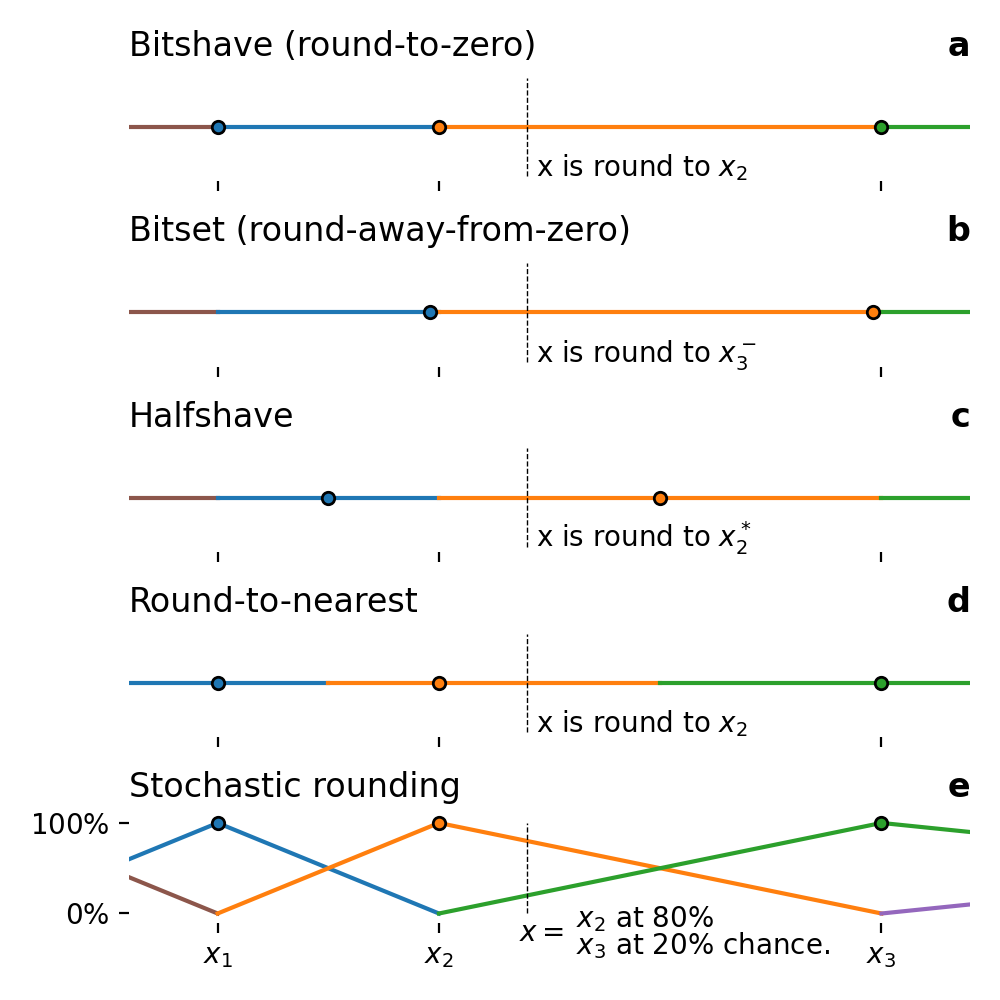

Write Julia code to recreate this figure.
using PyPlot
using Statistics

Statistics.mean(x::Real,y::Real) = (x+y)/2

x = [0.5,1.0,2.0]
xint = [mean(x[i],x[i+1]) for i in 1:length(x)-1]

fig,(ax1,ax2,ax3,ax4,ax5) = subplots(5,1,figsize=(5,5),sharex=true)
axs = [ax1,ax2,ax3,ax4,ax5]

# BITSHAVE
for i in 1:length(x)
    ax1.scatter(x[i],0,20,color="C$(i-1)",edgecolor="k",zorder=10)
end

ax1.plot([0,x[1]],[0,0],"C5")
ax1.plot([x[1],x[2]],[0,0],"C0")
ax1.plot([x[2],x[3]],[0,0],"C1")
ax1.plot([x[3],3],[0,0],"C2")
ax1.set_yticks([])
ax1.set_title("Bitshave (round-to-zero)",loc="left")

ax1.plot([1.2,1.2],[-0.2,0.2],"k--",lw=0.5)
ax1.text(1.22,-0.2,L"x is round to $x_2$")

# BITSET
for i in 1:length(x)-1
    ax2.scatter(x[i+1]-0.02,0,20,color="C$(i-1)",edgecolor="k",zorder=10)
end

ax2.plot([0,x[1]],[0,0],"C5")
ax2.plot([x[1],x[2]],[0,0],"C0")
ax2.plot([x[2],x[3]],[0,0],"C1")
ax2.plot([x[3],3],[0,0],"C2")
ax2.set_yticks([])
ax2.set_title("Bitset (round-away-from-zero)",loc="left")

ax2.plot([1.2,1.2],[-0.2,0.2],"k--",lw=0.5)
ax2.text(1.22,-0.2,L"x is round to $x_3^-$")

# HALFSHAVE
for i in 1:length(xint)
    ax3.scatter(xint[i],0,20,color="C$(i-1)",edgecolor="k",zorder=10)
end

ax3.plot([0,x[1]],[0,0],"C5")
ax3.plot([x[1],x[2]],[0,0],"C0")
ax3.plot([x[2],x[3]],[0,0],"C1")
ax3.plot([x[3],3],[0,0],"C2")
ax3.set_yticks([])
ax3.set_title("Halfshave",loc="left")

ax3.plot([1.2,1.2],[-0.2,0.2],"k--",lw=0.5)
ax3.text(1.22,-0.2,L"x is round to $x_2^*$")

# ROUND NEAREST
for i in 1:length(x)
    ax4.scatter(x[i],0,20,color="C$(i-1)",edgecolor="k",zorder=10)
end

ax4.plot([0,xint[1]],[0,0],"C0")
ax4.plot([xint[1],xint[2]],[0,0],"C1")
ax4.plot([xint[2],3],[0,0],"C2")
ax4.set_yticks([])
ax4.set_title("Round-to-nearest",loc="left")

ax4.plot([1.2,1.2],[-0.2,0.2],"k--",lw=0.5)
ax4.text(1.22,-0.2,L"x is round to $x_2$")

# STOCHASTIC ROUNDING
ax5.plot([-0.5,0,x[1]],[0,1,0],"C5")
ax5.plot([0,x[1],x[2]],[0,1,0],"C0")
ax5.plot([x[1],x[2],x[3]],[0,1,0],"C1")
ax5.plot([x[2],x[3],4],[0,1,0],"C2")
ax5.plot([x[3],4,5],[0,1,0],"C4")

for i in 1:length(x)
    ax5.scatter(x[i],1,20,color="C$(i-1)",edgecolor="k",zorder=10)
end

ax5.plot([1.2,1.2],[0,1],"k--",lw=0.5)
ax5.text(1.18,-0.3,L"x = ")
ax5.text(1.31,-0.15,L"$x_2$ at 80%")
ax5.text(1.31,-0.45,L"$x_3$ at 20% chance.")

ax5.set_xlim(x[1]-0.2,x[3]+0.2)
ax5.set_yticks([0,1])
ax5.set_ylim([-0.1,1.1])
ax5.set_yticklabels([L"0\%",L"100\%"])
ax5.set_xticks(x)
ax5.set_xticklabels([L"$x_1$",L"$x_2$",L"$x_3$"])
ax5.set_title("Stochastic rounding",loc="left")

for (iax,ax) in enumerate(axs)
    ax.set_title(string(Char(iax+96)),loc="right",fontweight="bold")
    ax.set_frame_on(false)
end

tight_layout()
savefig("figs/schematic_all.pdf")
savefig("figs/schematic_all.png",dpi=200)
